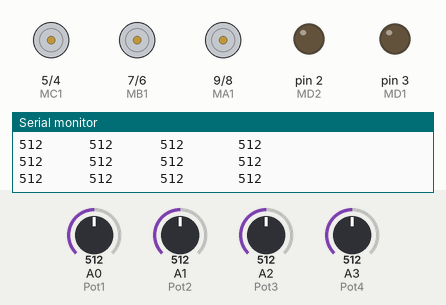
A sketch run on a simulated Arduino Uno, built with avr-gcc and run on an emulated ATmega328P. Shown: motor-driver pin pairs drawn as motors (green arrow = first pin HIGH = forward, orange = second pin HIGH = backward, longer = more drive), output pins drawn as LEDs (lit = HIGH), the last lines printed to the serial monitor. The test bench sets the inputs (shaded band); at power-on: A0 (Pot1) = 512, A1 (Pot2) = 512, A2 (Pot3) = 512, A3 (Pot4) = 512.

Above: at 1.2 s.
1.3 s: A0 (Pot1) set to 791
4.3 s: A0 (Pot1) set to 817
At 5.4 s:
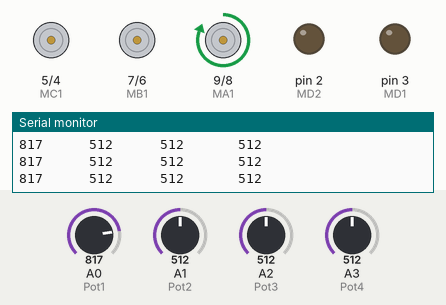
5.8 s: A1 (Pot2) set to 208
8.8 s: A1 (Pot2) set to 191
At 9.8 s:
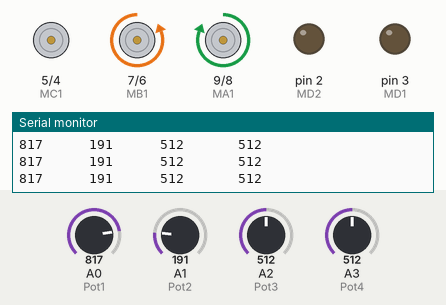
10.3 s: A2 (Pot3) set to 213
13.3 s: A2 (Pot3) set to 182
At 14.3 s:
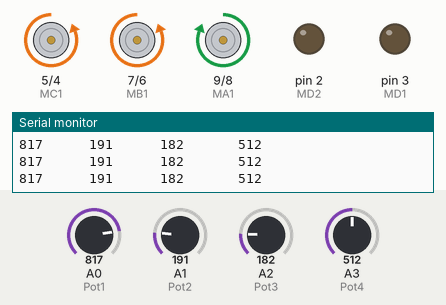
Timing chart, 0 to 15.8 s (numbered marks = the images above; inputs shaded):
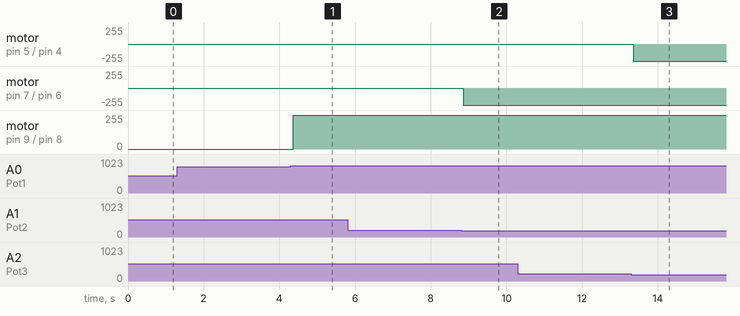

Measured:
- the behaviour switches between 800 and 801 on A0 (Pot1) (found by bisection; images 0 and 1)
- the behaviour switches between 200 and 199 on A1 (Pot2) (found by bisection; images 1 and 2)
- the behaviour switches between 200 and 199 on A2 (Pot3) (found by bisection; images 2 and 3)
- after the input at 4.3 s, motor on pin 9 (MA1) / pin 8 (MA2): stopped → forward 255/255 after 0.06 s
- after the input at 8.8 s, motor on pin 7 (MB1) / pin 6 (MB2): stopped → backward 255/255 after 0.06 s
- after the input at 13.3 s, motor on pin 5 (MC1) / pin 4 (MC2): stopped → backward 255/255 after 0.05 s

The sketch:

code.ino
```cpp
int Pot1 = A0; int Pot2 = A1; int Pot3 = A2; int Pot4 = A3;

int value1, value2, value3, value4 = 0;
int MA1 = 9, MA2 = 8, MB1 = 7, MB2 = 6, MC1 = 5, MC2 = 4, MD1 = 3, MD2 = 2;

void setup() {
  Serial.begin(9600);
  pinMode(MA1, OUTPUT);
  pinMode(MA2, OUTPUT);

  pinMode(MB1, OUTPUT);
  pinMode(MB2, OUTPUT);

  pinMode(MC1, OUTPUT);
  pinMode(MC2, OUTPUT);

  pinMode(MD1, OUTPUT);
  pinMode(MD2, OUTPUT);

  pinMode(Pot1, INPUT);
  pinMode(Pot2, INPUT);
  pinMode(Pot3, INPUT);
  pinMode(Pot4, INPUT);

}

void loop() {

  value1 = analogRead(Pot1);
  value2 = analogRead(Pot2);
  value3 = analogRead(Pot3);
  value4 = analogRead(Pot4);

  Serial.println(String(value1) + "      "  +
                 String(value2) + "      " +
                 String(value3) + "       " +
                 String(value4));

  if (value1 > 800) {
    digitalWrite(MA1, HIGH); digitalWrite(MA2, LOW);
  }
  else if (value1 < 200) {
    digitalWrite(MA2, HIGH); digitalWrite(MA1, LOW);
  }
  else
  {
    digitalWrite(MA2, LOW); digitalWrite(MA1, LOW);
  }

  if (value2 > 800) {
    digitalWrite(MB1, HIGH); digitalWrite(MB2, LOW);
  }
  else if (value2 < 200) {
    digitalWrite(MB2, HIGH); digitalWrite(MB1, LOW);
  }
  else
  {
    digitalWrite(MB2, LOW); digitalWrite(MB1, LOW);
  }

  if (value3 > 800) {
    digitalWrite(MC1, HIGH); digitalWrite(MC2, LOW);
  }
  else if (value3 < 200) {
    digitalWrite(MC2, HIGH); digitalWrite(MC1, LOW);
  }
  else
  {
    digitalWrite(MC2, LOW); digitalWrite(MC1, LOW);
  }

  if (value4 > 800) {
    digitalWrite(MD1, HIGH); digitalWrite(MD2, LOW);
  }
  else if (value4 < 200) {
    digitalWrite(MD2, HIGH); digitalWrite(MD1, LOW);
  }
  else
  {
    digitalWrite(MD2, LOW); digitalWrite(MD1, LOW);
  }

}
```
